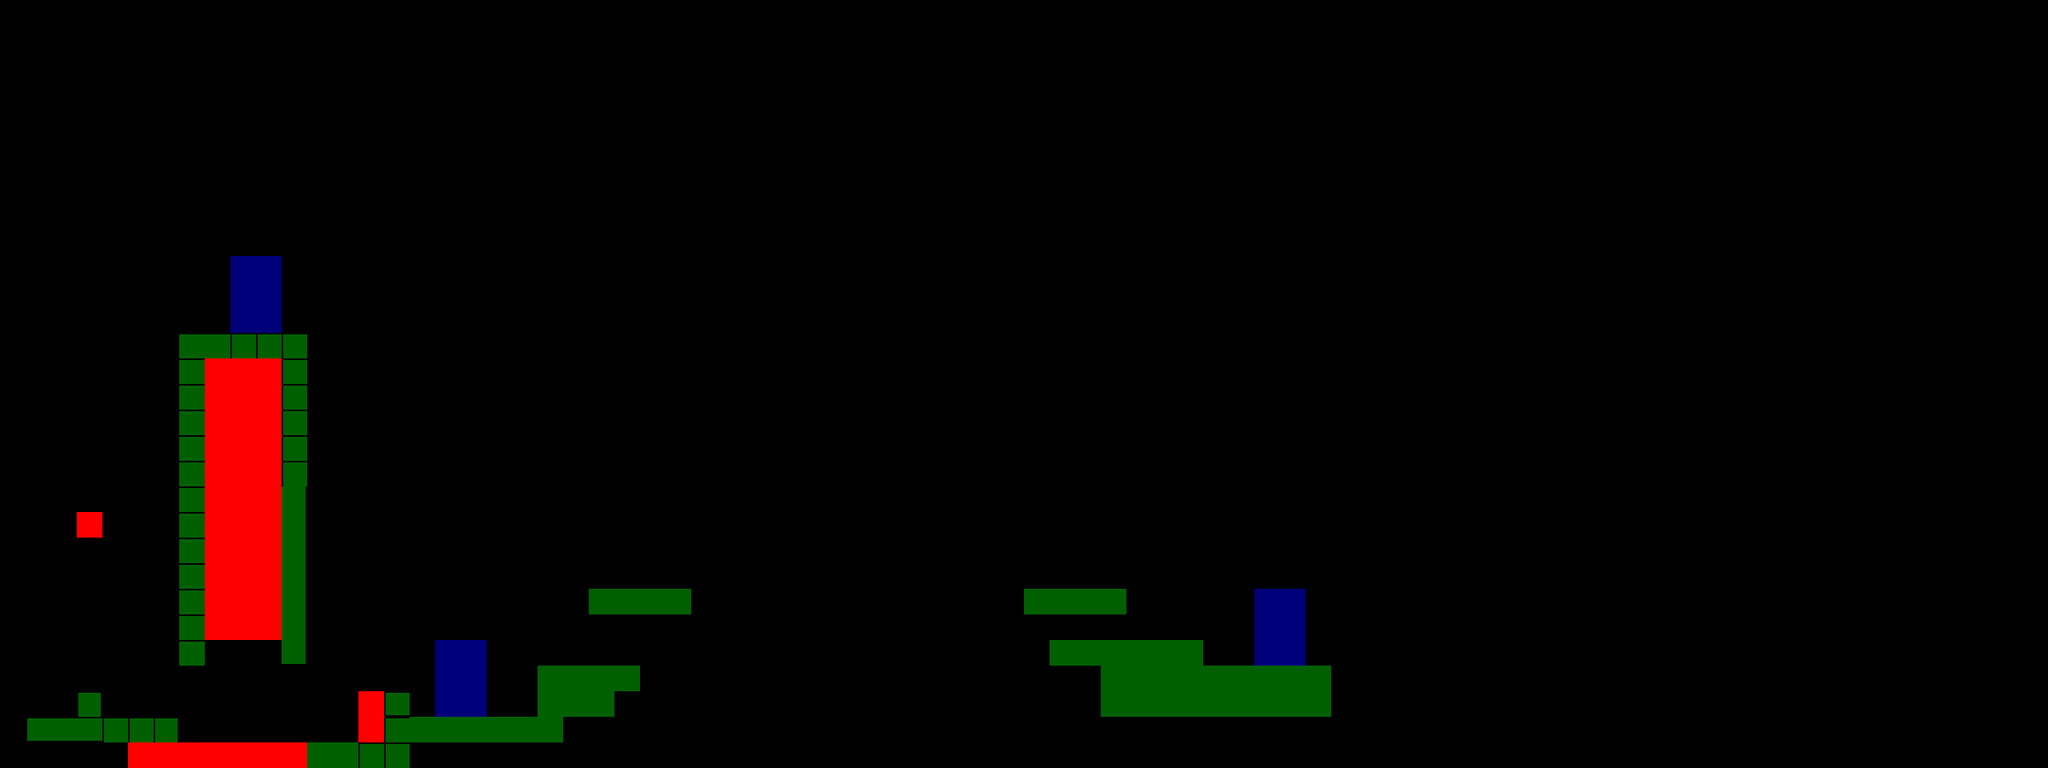

A level layout from a 2D game, rendered from its tile map. Below: a short description, then the map file with tile-grid data replaced by summaries:
An orthogonal 80x30 tile map with 32x32 px tiles, 4 tile layers (lightWorld, darkWorld, spawnJupiter, spike), 5 hidden layers not drawn, 3 tilesets.

<map version="1.0" orientation="orthogonal" width="80" height="30" tilewidth="32" tileheight="32">
 <tileset firstgid="1" name="tileSet" tilewidth="32" tileheight="32">
  <image source="tileSet.png" width="256" height="256" />
 </tileset>
 <tileset firstgid="65" name="HD" tilewidth="32" tileheight="32">
  <image source="tileSetHD.png" width="5040" height="5040" />
 </tileset>
 <tileset firstgid="24714" name="new HD" tilewidth="630" tileheight="630">
  <image source="tileSetHD.png" width="5040" height="5040" />
 </tileset>
 <layer name="lightWorld" width="80" height="30">
  <data>[2400 cells, 97 non-empty, 11 distinct tile ids]</data>
 </layer>
 <layer name="darkWorld" width="80" height="30">
  <data>[2400 cells, 125 non-empty, 10 distinct tile ids]</data>
 </layer>
 <layer name="spawnSwan" width="80" height="30" visible="0">
  <data>[2400 cells, 1 non-empty, 1 distinct tile ids]</data>
 </layer>
 <layer name="spawnJupiter" width="80" height="30">
  <data>[2400 cells, 1 non-empty, 1 distinct tile ids]</data>
 </layer>
 <layer name="spawnSeal" width="80" height="30" visible="0">
  <data>[2400 cells, 1 non-empty, 1 distinct tile ids]</data>
 </layer>
 <layer name="end1" width="80" height="30" visible="0">
  <data>[2400 cells, 6 non-empty, 1 distinct tile ids]</data>
 </layer>
 <layer name="end2" width="80" height="30" visible="0">
  <data>[2400 cells, 6 non-empty, 6 distinct tile ids]</data>
 </layer>
 <layer name="end3" width="80" height="30" visible="0">
  <data>[2400 cells, 0 non-empty, 0 distinct tile ids]</data>
 </layer>
 <layer name="spike" width="80" height="30">
  <data>[2400 cells, 12 non-empty, 1 distinct tile ids]</data>
 </layer>
</map>
